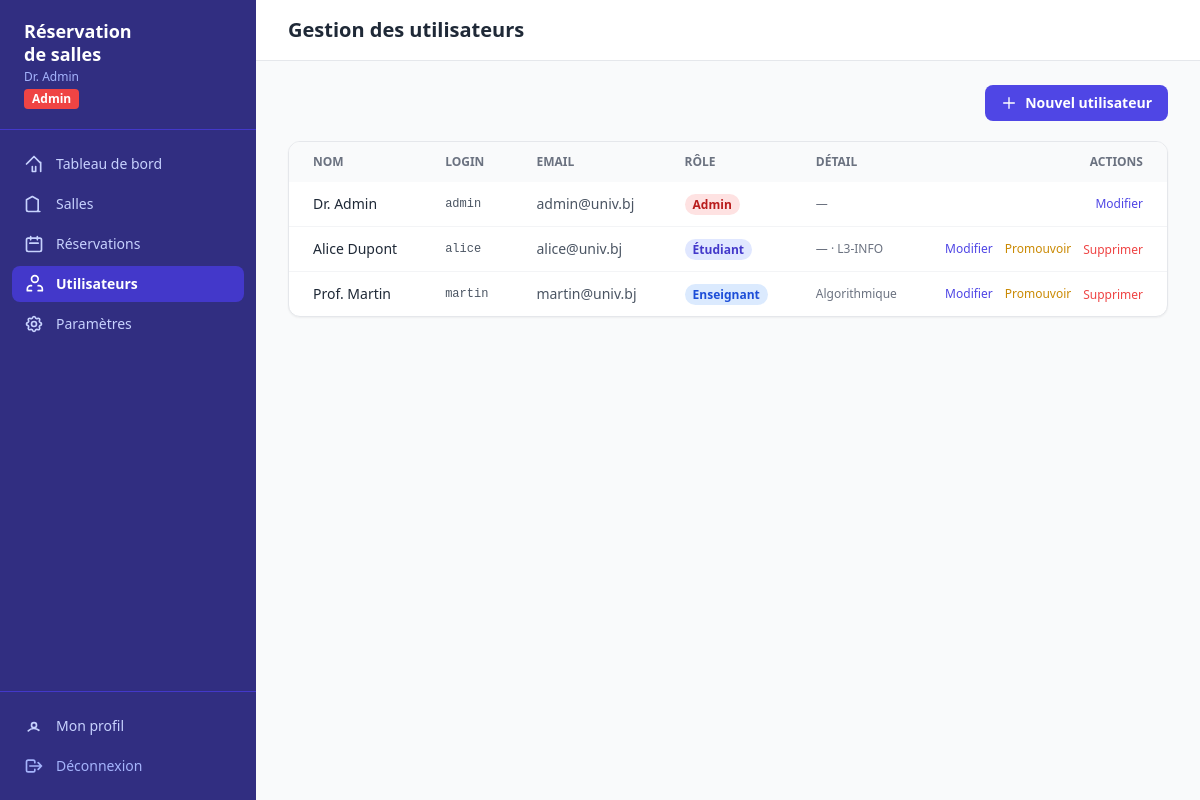
/utilisateurs (signed in), run on an earlier commit of the app's database.
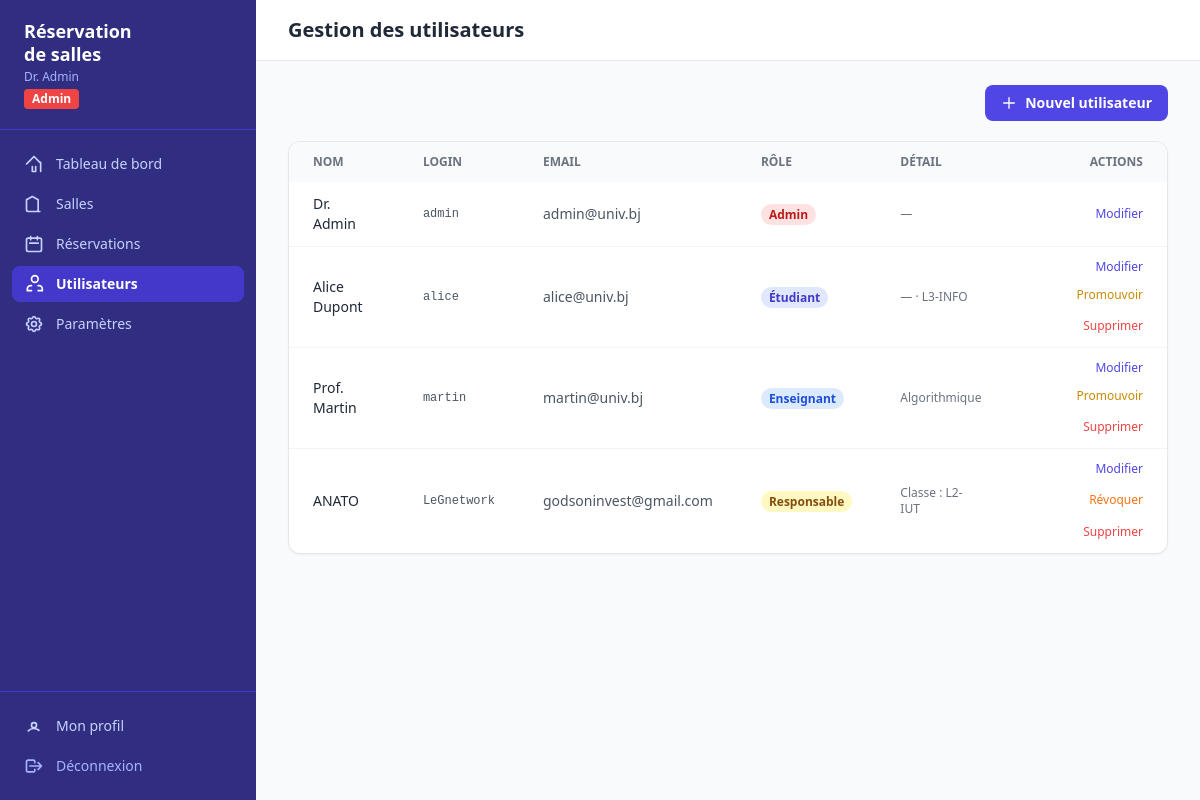
And on a later commit of the database.
### tables this page shows
CREATE TABLE utilisateurs (
            id               INTEGER PRIMARY KEY,
            nom              TEXT    NOT NULL,
            email            TEXT    NOT NULL UNIQUE,
            login            TEXT    NOT NULL UNIQUE,
            mot_de_passe     TEXT    NOT NULL,
            role             TEXT    NOT NULL,
            date_inscription TEXT    NOT NULL,
            matricule        TEXT,
            classe           TEXT,
            matiere          TEXT
        );

### app.py (the view)
@app.route("/utilisateurs")
@login_required
@admin_required
def utilisateurs():
    _, utilisateurs_dict, _, _ = get_data()
    return render_template("utilisateurs.html", active="utilisateurs",
                           utilisateurs=list(utilisateurs_dict.values()))

### app.py (called while the page is built)
def get_bd():
    return BaseDonneesSQLite()

def get_data():
    bd  = get_bd()
    tout = bd.charger_tout()
    return (
        bd,
        {u.id: u for u in tout["utilisateurs"]},
        {s.id: s for s in tout["salles"]},
        tout["reservations"],
    )

def login_required(f):
    @wraps(f)
    def decorated(*args, **kwargs):
        if "user_id" not in session:
            return redirect(url_for("login"))
        return f(*args, **kwargs)
    return decorated

def admin_required(f):
    @wraps(f)
    def decorated(*args, **kwargs):
        if session.get("user_role") != "admin":
            flash("Accès réservé aux administrateurs.", "error")
            return redirect(url_for("dashboard"))
        return f(*args, **kwargs)
    return decorated

### models/reservation.py (called while the page is built)
    def _valider_horaires(self):
        if self.__heure_debut >= self.__heure_fin:
            raise ValueError(
                f"L'heure de début ({self.__heure_debut}) "
                f"doit être avant l'heure de fin ({self.__heure_fin})."
            )

    @property
    def id(self) -> int:
        return self.__id

    @id.setter
    def id(self, valeur: int):
        self.__id = valeur

### templates/utilisateurs.html (shortened to what the changed rows need)
{% extends "base.html" %}
{% block heading %}Gestion des utilisateurs{% endblock %}
{% block content %}
<div class="bg-white rounded-xl shadow-sm border overflow-hidden">
  {% if utilisateurs %}
  <div class="overflow-x-auto">
    <table class="w-full text-sm">
      <thead class="bg-gray-50 text-gray-500 text-xs uppercase">
        <tr>
          <th class="px-6 py-3 text-left">Nom</th>
          <th class="px-6 py-3 text-left">Login</th>
          <th class="px-6 py-3 text-left">Email</th>
          <th class="px-6 py-3 text-left">Rôle</th>
          <th class="px-6 py-3 text-left">Détail</th>
          <th class="px-6 py-3 text-right">Actions</th>
        </tr>
      </thead>
      <tbody class="divide-y divide-gray-100">
        {% for u in utilisateurs %}
        <tr class="hover:bg-gray-50">
          <td class="px-6 py-3 font-medium text-gray-800">{{ u.nom }}</td>
          <td class="px-6 py-3 text-gray-600 font-mono text-xs">{{ u.login }}</td>
          <td class="px-6 py-3 text-gray-600">{{ u.email }}</td>
          <td class="px-6 py-3">
            {% if u.role == 'admin' %}
              <span class="px-2 py-0.5 rounded-full text-xs font-semibold bg-red-100 text-red-700">Admin</span>
            {% elif u.role == 'responsable' %}
              <span class="px-2 py-0.5 rounded-full text-xs font-semibold bg-yellow-100 text-yellow-800">Responsable</span>
            {% elif u.role == 'enseignant' %}
              <span class="px-2 py-0.5 rounded-full text-xs font-semibold bg-blue-100 text-blue-700">Enseignant</span>
            {% else %}
              <span class="px-2 py-0.5 rounded-full text-xs font-semibold bg-indigo-100 text-indigo-700">Étudiant</span>
            {% endif %}
          </td>
          <td class="px-6 py-3 text-gray-500 text-xs">
            {% if u.role == 'etudiant' %}
              {{ u.matricule or '—' }} · {{ u.classe or '—' }}
            {% elif u.role == 'responsable' %}
              Classe : {{ u.classe or '—' }}
            {% elif u.role == 'enseignant' %}
              {{ u.matiere or '—' }}
            {% else %}
              —
            {% endif %}
          </td>
          <td class="px-6 py-3 text-right">
            <div class="flex items-center justify-end gap-3 flex-wrap">
              <a href="{{ url_for('utilisateurs_modifier', user_id=u.id) }}"
                 class="text-indigo-600 hover:text-indigo-800 text-xs font-medium">Modifier</a>
              {% if u.role != 'admin' and u.id != session.user_id %}
                {% if u.role in ('etudiant', 'enseignant') %}
                <form method="POST" action="{{ url_for('utilisateurs_promouvoir', user_id=u.id) }}" class="inline flex items-center gap-1"
                      onsubmit="return promptClasse(this)">
                  <button type="submit" class="text-yellow-600 hover:text-yellow-800 text-xs font-medium">Promouvoir</button>
                </form>
                {% endif %}
                {% if u.role == 'responsable' %}
                <form method="POST" action="{{ url_for('utilisateurs_revoquer', user_id=u.id) }}" class="inline"
                      onsubmit="return confirm('Révoquer le rôle Responsable de {{ u.nom }} ?')">
                  <button type="submit" class="text-orange-500 hover:text-orange-700 text-xs font-medium">Révoquer</button>
                </form>
                {% endif %}
                <form method="POST" action="{{ url_for('utilisateurs_supprimer', user_id=u.id) }}" class="inline"
                      onsubmit="return confirm('Supprimer l\'utilisateur {{ u.nom }} ?')">
                  <button type="submit" class="text-red-500 hover:text-red-700 text-xs font-medium">Supprimer</button>
                </form>
              {% endif %}
            </div>
          </td>
        </tr>
        {% endfor %}
      </tbody>
    </table>
  </div>
  {% else %}
  <p class="px-6 py-12 text-center text-gray-400">Aucun utilisateur enregistré.</p>
  {% endif %}
</div>
{% endblock %}

### templates/base.html (shortened to what the changed rows need)
<!DOCTYPE html>
<html lang="fr">
<head>
  <script src="https://cdn.tailwindcss.com"></script>
</head>
<body class="bg-gray-50 min-h-screen flex">
  <aside class="w-64 bg-indigo-900 text-white flex flex-col min-h-screen fixed top-0 left-0">
    <div class="px-6 py-5 border-b border-indigo-700">
      <h1 class="text-lg font-bold leading-tight">Réservation<br>de salles</h1>
      <p class="text-xs text-indigo-300 mt-1">{{ session.user_nom }}</p>
      {% set role = session.user_role %}
      {% if role == 'admin' %}
        <span class="inline-block mt-1 px-2 py-0.5 rounded text-xs font-semibold bg-red-500">Admin</span>
      {% elif role == 'responsable' %}
        <span class="inline-block mt-1 px-2 py-0.5 rounded text-xs font-semibold bg-yellow-400 text-yellow-900">Responsable</span>
      {% elif role == 'enseignant' %}
        <span class="inline-block mt-1 px-2 py-0.5 rounded text-xs font-semibold bg-blue-400">Enseignant</span>
      {% else %}
        <span class="inline-block mt-1 px-2 py-0.5 rounded text-xs font-semibold bg-indigo-400">Étudiant</span>
      {% endif %}
    </div>
  </aside>
  <div class="ml-64 flex-1 flex flex-col">
    <header class="bg-white border-b px-8 py-4">
      <h2 class="text-xl font-semibold text-gray-800">{% block heading %}{% endblock %}</h2>
    </header>
    <main class="flex-1 px-8 py-6">
      {% block content %}{% endblock %}
    </main>
  </div>
</body>
</html>

What changed in the data, as far as the page shows it:
added utilisateurs: nom "ANATO", login "LeGnetwork", email "godsoninvest@gmail.com", role "Responsable", classe "L2-IUT"
